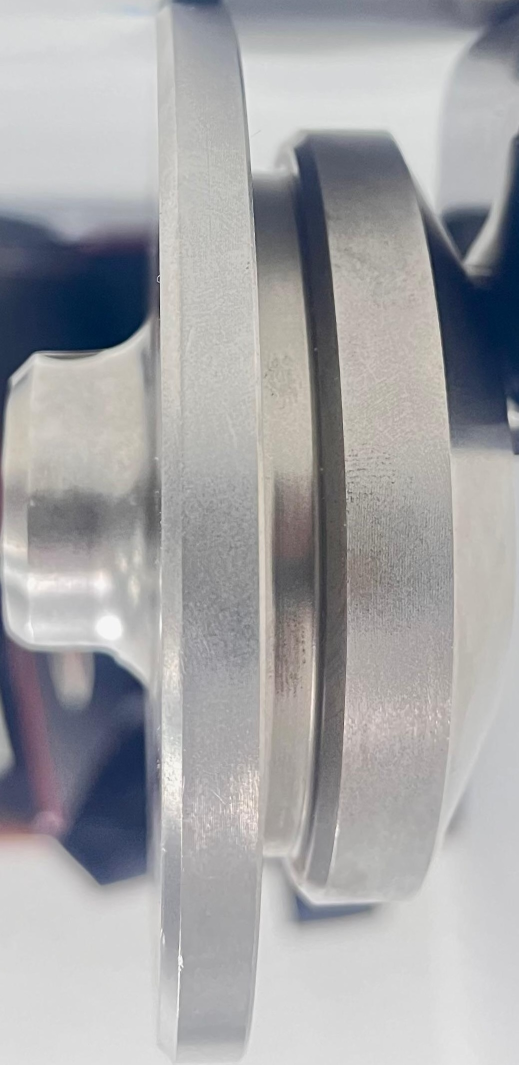
#> input picture reverseSideView.jpeg, 1037 x 2129 px, found by its file name (shown at 1/2 size)
$ python findHorizontalLineThroughCenter.py
#> lines starting #> are read from the running program, lines starting #| are printed output that depends on the picture; after the words box and inside, x2 and y2 are one past the last pixel; in counts of white or black regions, pixels touching at a corner belong together
import cv2  # OpenCV library for image processing
import numpy as np  # NumPy library for numerical operations
import matplotlib.pyplot as plt  # Matplotlib for displaying images and handling clicks
import csv  # CSV file handling
import os  # Operating system interface for file paths

# Define the path to the input image
image_path = "/Users/kushagravarshney/Desktop/ultraProject/project/reverseSideView.jpeg"
image = cv2.imread(image_path)  # Load the image
#> image is the input picture: shape (2129, 1037, 3); mean B, G, R 167.3, 164.9, 164.9
gray = cv2.cvtColor(image, cv2.COLOR_BGR2GRAY)  # Convert to grayscale for edge detection
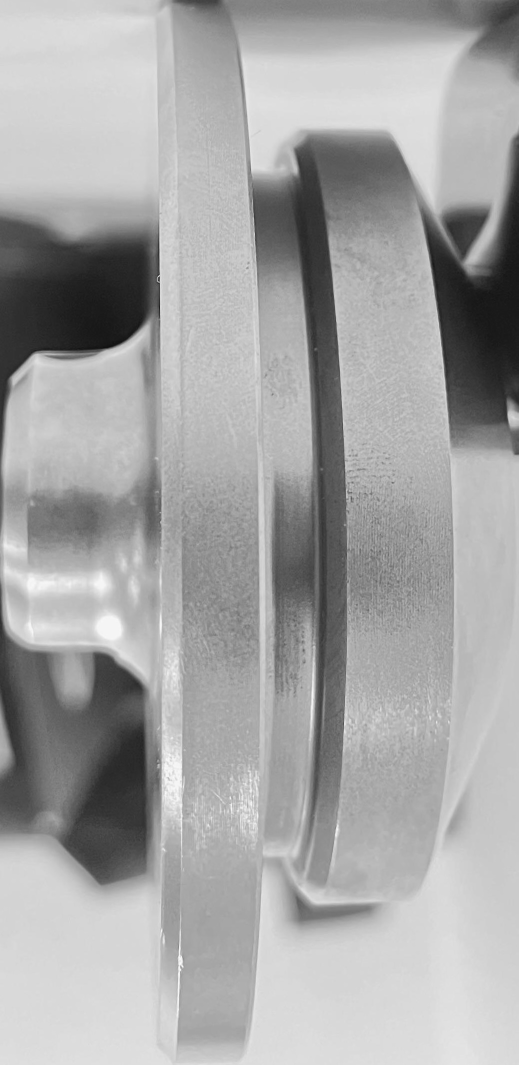
#> gray: shape (2129, 1037) (shown at 1/2 size); min 5, max 255, mean 165.2

# Detect edges using the Canny edge detector
edges = cv2.Canny(gray, 50, 150)  # Thresholds 50 and 150 for edge detection
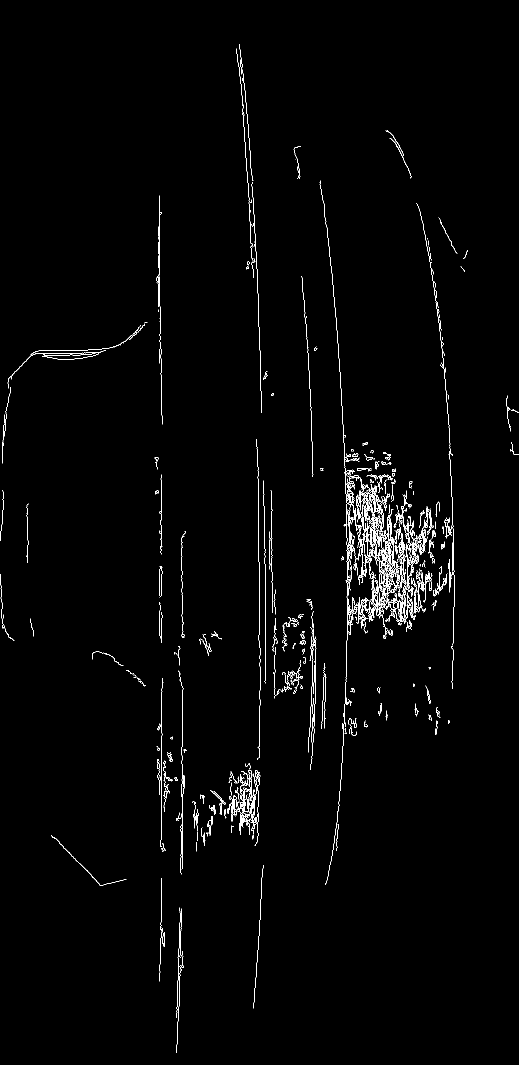
#> edges: shape (2129, 1037) (shown at 1/2 size); 1.4% white in thin lines or dots

# Detect lines using Probabilistic Hough Transform
lines = cv2.HoughLinesP(edges, 1, np.pi / 180, threshold=100, minLineLength=100, maxLineGap=10)
#> lines = 48 rows, first 6: [323, 1605, 323, 1377], [364, 1737, 364, 1588], [322, 801, 322, 698], [507, 424, 516, 600], [690, 1407, 693, 1303], [530, 1366, 530, 1128]
# Parameters: rho=1 pixel, theta=1 degree, threshold=100 votes, minLineLength=100 pixels, maxLineGap=10 pixels

# Get image dimensions and calculate center
height, width = gray.shape  # Height and width of the grayscale image
#> height = 2129; width = 1037
center_x, center_y = width // 2, height // 2  # Center coordinates of the image
#> center_x = 518; center_y = 1064

horizontal_line = None  # Variable to store the detected horizontal line
threshold = 15  # Threshold for how close a line must be to the center to be considered horizontal

# Search for a horizontal line near the center
if lines is not None:
    for line in lines:
        x1, y1, x2, y2 = line[0]  # Extract line endpoints
        # Check if the line is nearly horizontal (y difference < 10) and close to center_y (within threshold)
        if abs(y1 - y2) < 10 and abs(y1 - center_y) < threshold:
            horizontal_line = (x1, y1, x2, y2)  # Set this as the horizontal line
            break
#> this loop made 48 passes
#> (x1, y1, x2, y2) on passes 1 to 12: (323, 1605, 323, 1377), (364, 1737, 364, 1588), (322, 801, 322, 698), (507, 424, 516, 600), (690, 1407, 693, 1303), (530, 1366, 530, 1128), (678, 717, 690, 951), (661, 524, 677, 707), (694, 1245, 694, 1076), (676, 1622, 685, 1492), (481, 158, 492, 323), (698, 1232, 869, 1061)

# If no suitable horizontal line is found, use the image center as a default
if horizontal_line is None:
    horizontal_line = (0, center_y, width, center_y)  # Default line spans image width at center_y
#> horizontal_line = (0, 1064, 1037, 1064)

# Draw the horizontal line on the image in red
x1, y1, x2, y2 = horizontal_line
#> x1 = 0; y1 = 1064; x2 = 1037; y2 = 1064
cv2.line(image, (x1, y1), (x2, y2), (0, 0, 255), 2)  # Red line with thickness 2
# Add label for the horizontal line
cv2.putText(image, "Horizontal Line (Center)", (x1 + 10, y1 - 10),
            cv2.FONT_HERSHEY_SIMPLEX, 0.6, (0, 0, 255), 2)  # Red text with scale 0.6

# Mark the center point with a green dot and label
cv2.circle(image, (center_x, center_y), 5, (0, 255, 0), -1)  # Green filled circle
#> image: shape (2129, 1037, 3); mean B, G, R 167, 164.6, 165.1
cv2.putText(image, f"Center ({center_x}, {center_y})", (center_x + 10, center_y + 5),
            cv2.FONT_HERSHEY_SIMPLEX, 0.6, (0, 255, 0), 2)  # Green text with coordinates
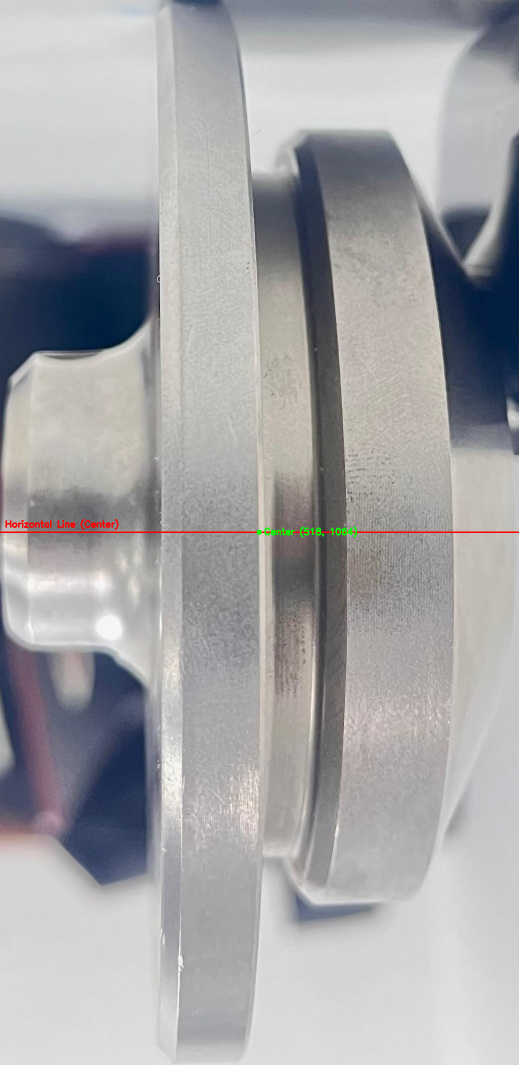
#> image: shape (2129, 1037, 3) (shown at 1/2 size); mean B, G, R 166.9, 164.7, 165.1

# Convert image from BGR (OpenCV) to RGB (Matplotlib) for display
image_rgb = cv2.cvtColor(image, cv2.COLOR_BGR2RGB)

# Define constants for pixel-to-mm conversion
KNOWN_OBJECT_SIZE_MM = 25  # Known size of a reference object in millimeters
KNOWN_OBJECT_SIZE_PIXELS = 242  # Known size of the reference object in pixels
PIXELS_PER_MM = KNOWN_OBJECT_SIZE_PIXELS / KNOWN_OBJECT_SIZE_MM  # Conversion factor (pixels/mm)

# Set up Matplotlib figure for interactive display
fig, ax = plt.subplots(figsize=(10, 6))  # Create a figure with size 10x6 inches
ax.imshow(image_rgb)  # Display the RGB image
ax.set_title("Click to Measure Perpendicular Distance from Center Line")  # Add title
ax.axis("off")  # Hide axes for cleaner display

# Define the path for the CSV output file
csv_path = os.path.join(os.getcwd(), 'click_measurements.csv')  # Save in current working directory

# Initialize CSV file with headers
with open(csv_path, mode='w', newline='') as file:
    writer = csv.writer(file)
    writer.writerow(["Label", "Diameter(X)"])  # Write CSV header

click_data = []  # List to store click data
label_counter = 1  # Counter for labeling clicked points (e.g., A1, A2, ...)

def onclick(event):
    """Handle mouse click events to measure perpendicular distance from the center line."""
    global label_counter  # Access global counter

    # Check if the click is within the image bounds
    if event.ydata is None or event.xdata is None:
        return

    # Get click coordinates (convert to integers)
    x_click, y_click = int(event.xdata), int(event.ydata)

    # Calculate perpendicular distance from the click point to the center line in pixels
    pixel_distance = center_y - y_click  # Assuming center_y is the reference line
    mm_distance = pixel_distance / PIXELS_PER_MM  # Convert to millimeters

    # Generate a label for the clicked point
    label = f"A{label_counter}"
    label_counter += 1  # Increment counter for the next label

    # Store click data
    click_data.append([x_click, y_click, mm_distance, label])

    # Draw a green dashed line from the click point to the center line
    ax.plot([x_click, x_click], [y_click, center_y], 'g--', linewidth=1)
    # Mark the click point with a blue dot
    ax.scatter(x_click, y_click, color='blue', marker='o')
    # Add label and distance text near the click point in blue
    ax.text(x_click + 10, y_click - 10, f"{label} ({mm_distance:.2f} mm)", color='blue', fontsize=8, weight='bold')

    # Update the figure display
    fig.canvas.draw()

    # Append the measurement to the CSV file
    with open(csv_path, mode='a', newline='') as file:
        writer = csv.writer(file)
        writer.writerow([x_click, y_click, mm_distance, label])  # Write x, y, distance, and label

# Connect the click event handler to the figure
fig.canvas.mpl_connect('button_press_event', onclick)

# Display the interactive plot
plt.show()

# Print the location where data is saved
print(f"Data saved to {csv_path}")

$ run again, with frontView.jpeg copied over reverseSideView.jpeg
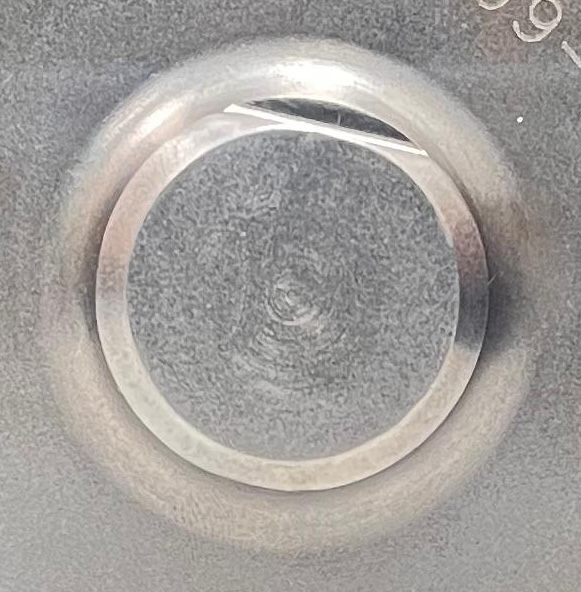
#> input picture frontView.jpeg, 581 x 592 px, found by its file name
#> image is the input picture: shape (592, 581, 3); mean B, G, R 156.2, 159.5, 163
#> `edges = cv2.Canny(gray, 50, 150)`:
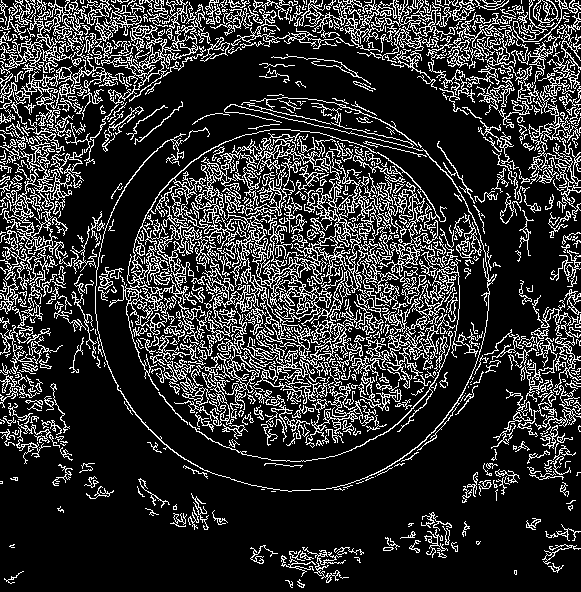
#> edges: shape (592, 581); 19.3% white in thin lines or dots
#> lines = 305 rows, first 6: [171, 179, 412, 420], [199, 181, 318, 300], [130, 330, 356, 104], [213, 202, 373, 362], [172, 382, 392, 162], [219, 145, 446, 372]
#> the loop `for line in lines:` made 305 passes
#> `cv2.putText(image, f"Center ({center_x}, {center_y})", (center_x + 10,..`:
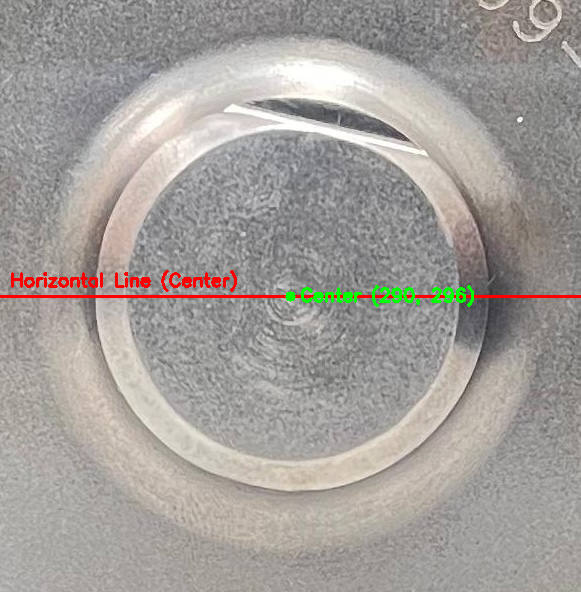
#> image: shape (592, 581, 3); mean B, G, R 154.4, 158.7, 163.4

$ run again, with headTop.jpeg copied over reverseSideView.jpeg
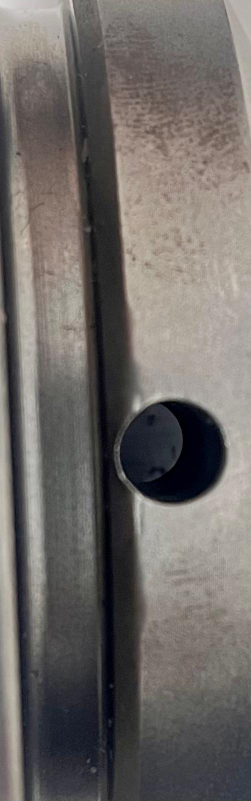
#> input picture headTop.jpeg, 502 x 1601 px, found by its file name (shown at 1/2 size)
#> image is the input picture: shape (1601, 502, 3); mean B, G, R 102.2, 105.3, 110.1
#> `edges = cv2.Canny(gray, 50, 150)`:
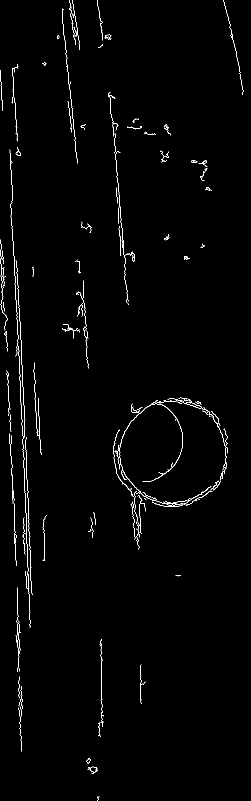
#> edges: shape (1601, 502) (shown at 1/2 size); 1.2% white in thin lines or dots
#> lines = [[27, 504, 41, 784], [46, 889, 50, 1001], [125, 36, 151, 292], [42, 696, 50, 856], [59, 1076, 62, 1182], [224, 236, 244, 468]]
#> the loop `for line in lines:` made 6 passes
#> `cv2.putText(image, f"Center ({center_x}, {center_y})", (center_x + 10,..`:
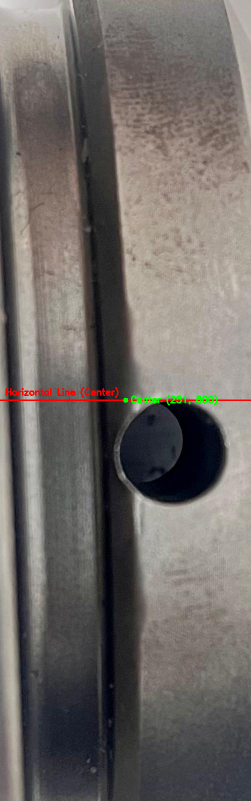
#> image: shape (1601, 502, 3) (shown at 1/2 size); mean B, G, R 101.7, 105.1, 110.4

$ run again, with image1.jpeg copied over reverseSideView.jpeg
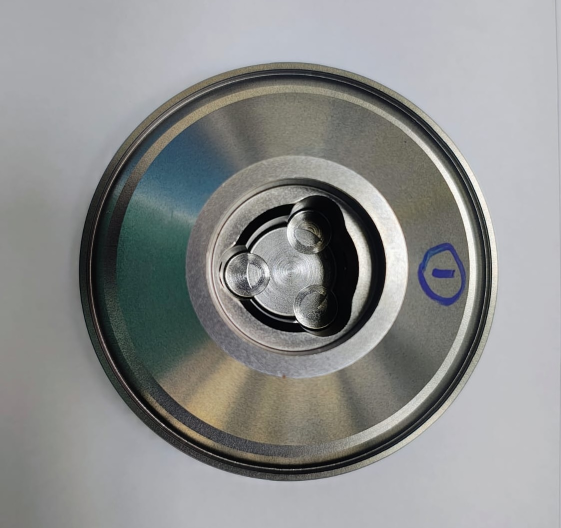
#> input picture image1.jpeg, 1122 x 1055 px, found by its file name (shown at 1/2 size)
#> image is the input picture: shape (1055, 1122, 3); mean B, G, R 141.4, 142.1, 140.6
#> `edges = cv2.Canny(gray, 50, 150)`:
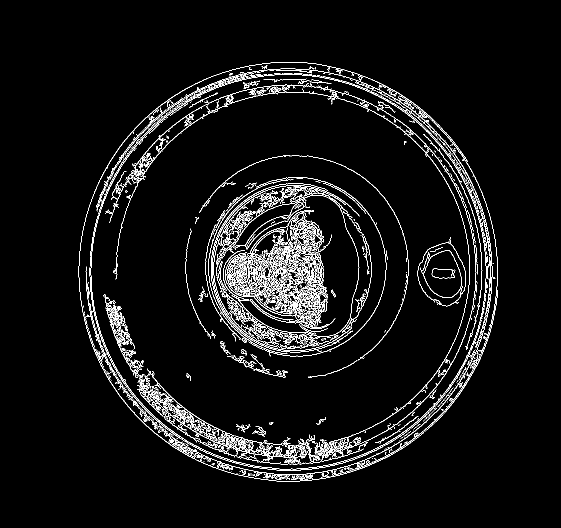
#> edges: shape (1055, 1122) (shown at 1/2 size); 4.9% white in thin lines or dots, all inside (x1, y1, x2, y2) = (157, 124, 996, 963)
#> lines = 115 rows, first 6: [429, 452, 671, 694], [434, 460, 631, 657], [426, 459, 664, 697], [449, 645, 578, 516], [433, 620, 612, 441], [431, 616, 609, 438]
#> the loop `for line in lines:` made 115 passes
#> `cv2.putText(image, f"Center ({center_x}, {center_y})", (center_x + 10,..`:
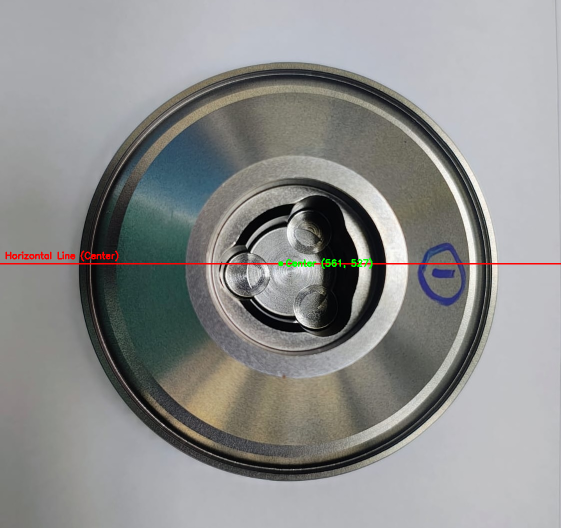
#> image: shape (1055, 1122, 3) (shown at 1/2 size); mean B, G, R 140.9, 141.8, 141.1
